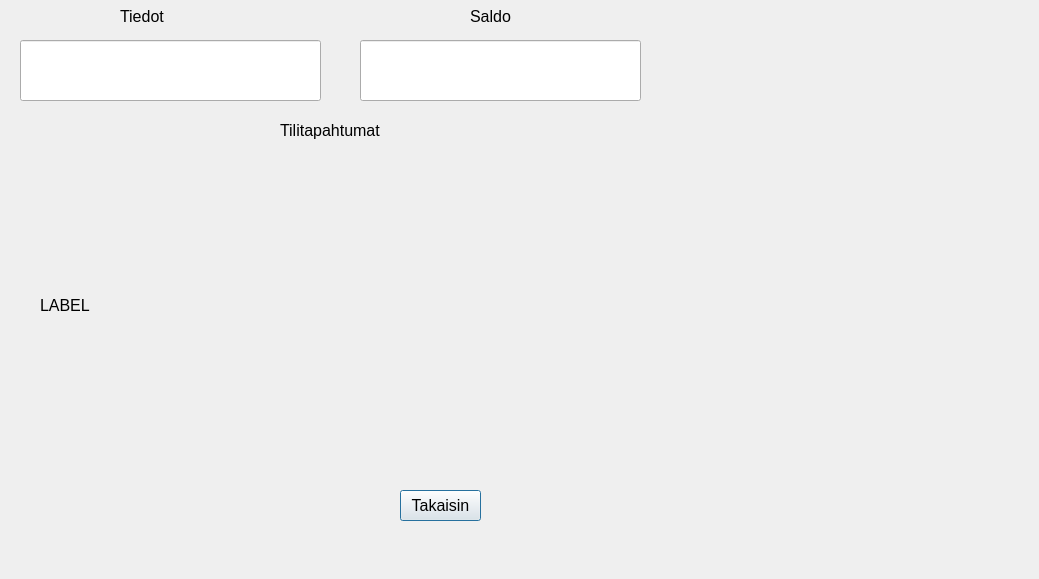
<?xml version="1.0" encoding="UTF-8"?>
<ui version="4.0">
 <class>naytasaldo</class>
 <widget class="QDialog" name="naytasaldo">
  <property name="geometry">
   <rect>
    <x>0</x>
    <y>0</y>
    <width>1039</width>
    <height>579</height>
   </rect>
  </property>
  <property name="font">
   <font>
    <pointsize>12</pointsize>
   </font>
  </property>
  <property name="windowTitle">
   <string>Dialog</string>
  </property>
  <widget class="QPushButton" name="palaaNaytasaldo">
   <property name="geometry">
    <rect>
     <x>400</x>
     <y>490</y>
     <width>81</width>
     <height>31</height>
    </rect>
   </property>
   <property name="text">
    <string>Takaisin</string>
   </property>
  </widget>
  <widget class="QLineEdit" name="leSaldo">
   <property name="geometry">
    <rect>
     <x>360</x>
     <y>40</y>
     <width>281</width>
     <height>61</height>
    </rect>
   </property>
  </widget>
  <widget class="QLabel" name="label">
   <property name="geometry">
    <rect>
     <x>120</x>
     <y>10</y>
     <width>47</width>
     <height>13</height>
    </rect>
   </property>
   <property name="text">
    <string>Tiedot</string>
   </property>
  </widget>
  <widget class="QLabel" name="label_2">
   <property name="geometry">
    <rect>
     <x>470</x>
     <y>10</y>
     <width>47</width>
     <height>13</height>
    </rect>
   </property>
   <property name="text">
    <string>Saldo</string>
   </property>
  </widget>
  <widget class="QLabel" name="label_3">
   <property name="geometry">
    <rect>
     <x>280</x>
     <y>110</y>
     <width>111</width>
     <height>41</height>
    </rect>
   </property>
   <property name="text">
    <string>Tilitapahtumat</string>
   </property>
  </widget>
  <widget class="QLineEdit" name="lineEditNimi">
   <property name="geometry">
    <rect>
     <x>20</x>
     <y>40</y>
     <width>301</width>
     <height>61</height>
    </rect>
   </property>
  </widget>
  <widget class="QLabel" name="ttlabel">
   <property name="geometry">
    <rect>
     <x>40</x>
     <y>160</y>
     <width>861</width>
     <height>291</height>
    </rect>
   </property>
   <property name="text">
    <string>LABEL</string>
   </property>
  </widget>
 </widget>
 <resources/>
 <connections/>
</ui>
